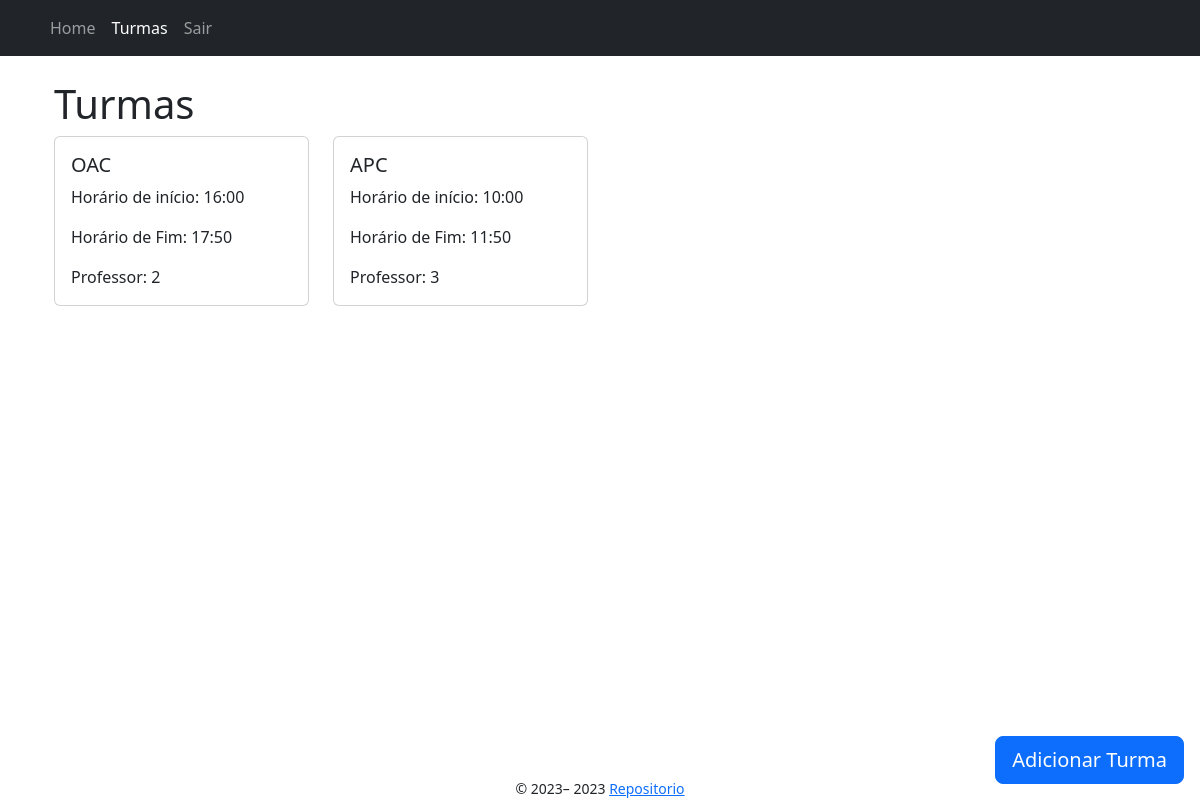
The app's page /turmas/ (signed in) with its own data.
### app/models/turma.py (models this page shows)
class Turma(db.Model):
    __tablename__ = "turma"
    id = db.Column(db.Integer, primary_key=True)
    nome = db.Column(db.String(100), nullable=False)
    horario_inicio = db.Column(db.Time, nullable=False)
    horario_fim = db.Column(db.Time, nullable=False)
    senha = db.Column(db.String(200), nullable=False)
    semestre = db.Column(db.Integer, nullable=False)
    professor_id = db.Column(db.Integer, db.ForeignKey(
        'professor.id'), nullable=False)
    aulas = db.relationship('Aula', backref=db.backref('turma_aulas', lazy=True)) #1 to N
    def __repr__(self) -> str:
        return "<Turma %r>" % self.id

### app/controllers/turmas_controller.py (the view)
@bp.route("/", methods=["GET"])
@login_required
def index():
    turmas = Turma.query.all()
    print(f"Turmas: {turmas}")
    return render_template("turmas/index.jinja2", turmas=turmas, user=current_user)

### app/templates/turmas/index.jinja2 (shortened to what this page needs)
{% extends "./base.jinja2" %}
{% from 'bootstrap5/utils.html' import render_icon %}
{% block head %}
    {{ super() }}
{% endblock %}
{% block content %}
    <div class="container">
        <h1>Turmas</h1>
        <div class="row row-col-1 row-cols-md-2 row-cols-lg-4">
            {% for turma in turmas %}
                <div class="col mb-4">
                    <div class="card">
                        <div class="card-body">
                            <h5 class="card-title">{{ turma.nome }}</h5>
                            <p>Horário de início: {{ turma.horario_inicio.strftime('%H:%M') }}</p>
                            <p>Horário de Fim: {{ turma.horario_fim.strftime('%H:%M') }}</p>
                            <p class="card-text">Professor: {{ turma.professor_id }}</p>
                        </div>
                    </div>
                </div>
            {% endfor %}
        </div>
        {% if user.tipo_usuario == "professor" %}
            <div class="position-fixed bottom-0 end-0 p-3">
                <a href="{{ url_for('turmas.new') }}" class="btn btn-floating btn-lg btn-primary">
                    {{render_icon('plus') }} <span class="d-none d-xl-inline">Adicionar Turma</span>
                </a>
            </div>
        {% endif %}
    </div>
{% endblock %}

### app/templates/base.jinja2 (shortened to what this page needs)
{% from 'bootstrap5/utils.html' import render_messages %}
{% from 'bootstrap5/form.html' import render_form %}
{% from 'bootstrap5/nav.html' import render_nav_item, render_breadcrumb_item %}
<!doctype html>
<html lang="en">
<head>
    {% block head %}
    {% block styles %}
    {{ bootstrap.load_css() }}
    <link rel="stylesheet" type="text/css" href="{{ url_for('static', filename='style.css') }}">
    {% endblock %}
    {% endblock %}
</head>
<body>
    <head>
        {% if current_user.is_authenticated %}
            <nav class="navbar navbar-expand-lg navbar-dark bg-dark mb-4">
                <div class="container">
                    <div class="collapse navbar-collapse" id="navbarSupportedContent">
                        <ul class="navbar-nav mr-auto">
                            {{ render_nav_item("index.index", "Home") }}
                            {{ render_nav_item("turmas.index", "Turmas") }}
                            {{ render_nav_item("auth.logout", "Sair") }}
                        </ul>
                    </div>
                </div>
            </nav>
        {% endif %}
    </head>
    <main class="container">
        {% block content %}{% endblock %}
    </main>
    <footer class="text-center">
        {% block footer %}
        <small> &copy; 2023–
            <script>document.write(new Date().getFullYear())</script> <a
                href="https://github.com/zeroCass/chamada-saas" target="_blank">Repositorio</a>
        </small>
        {% endblock %}
    </footer>
</body>
</html>

### app/static/style.css (style rules this page uses)
* { box-sizing: border-box; margin: 0; padding: 0; }
body { display: grid; min-height: 100vh; min-width: 100vw; grid-template-columns: 1fr; grid-template-rows: auto 1fr auto; grid-template-areas: "header" "main" "footer"; }
main { grid-area: main; }
footer { grid-area: footer; }

### records on screen
Turma: nome "OAC", horario_inicio "16:00", horario_fim "17:50", professor_id "2"
Turma: nome "APC", horario_inicio "10:00", horario_fim "11:50", professor_id "3"

### other values on screen
{{ render_nav_item("index.index", "Home") }} "Home"
{{ render_nav_item("turmas.index", "Turmas") }} "Turmas"
{{ render_nav_item("auth.logout", "Sair") }} "Sair"
